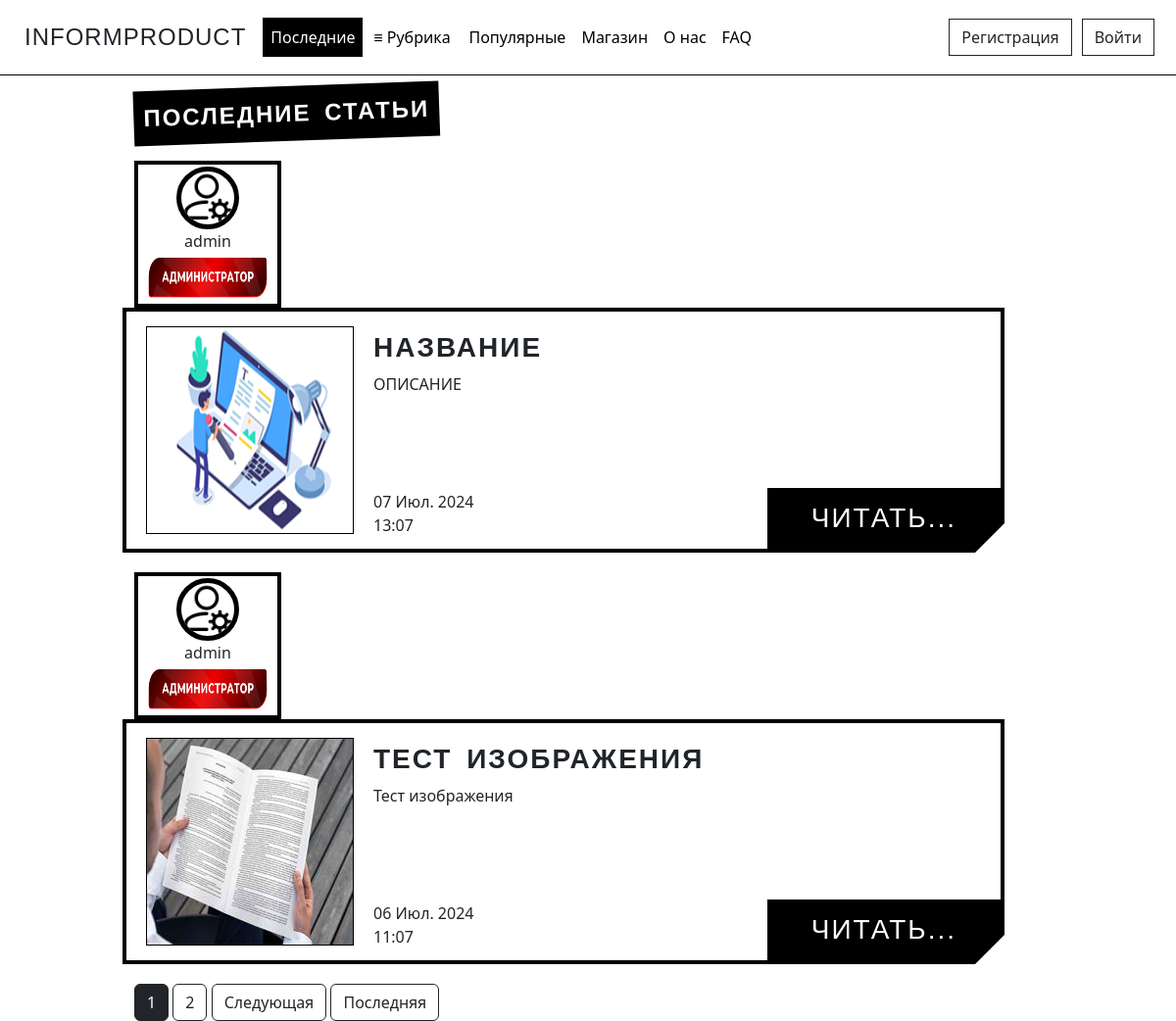
Before: / with the older database file.
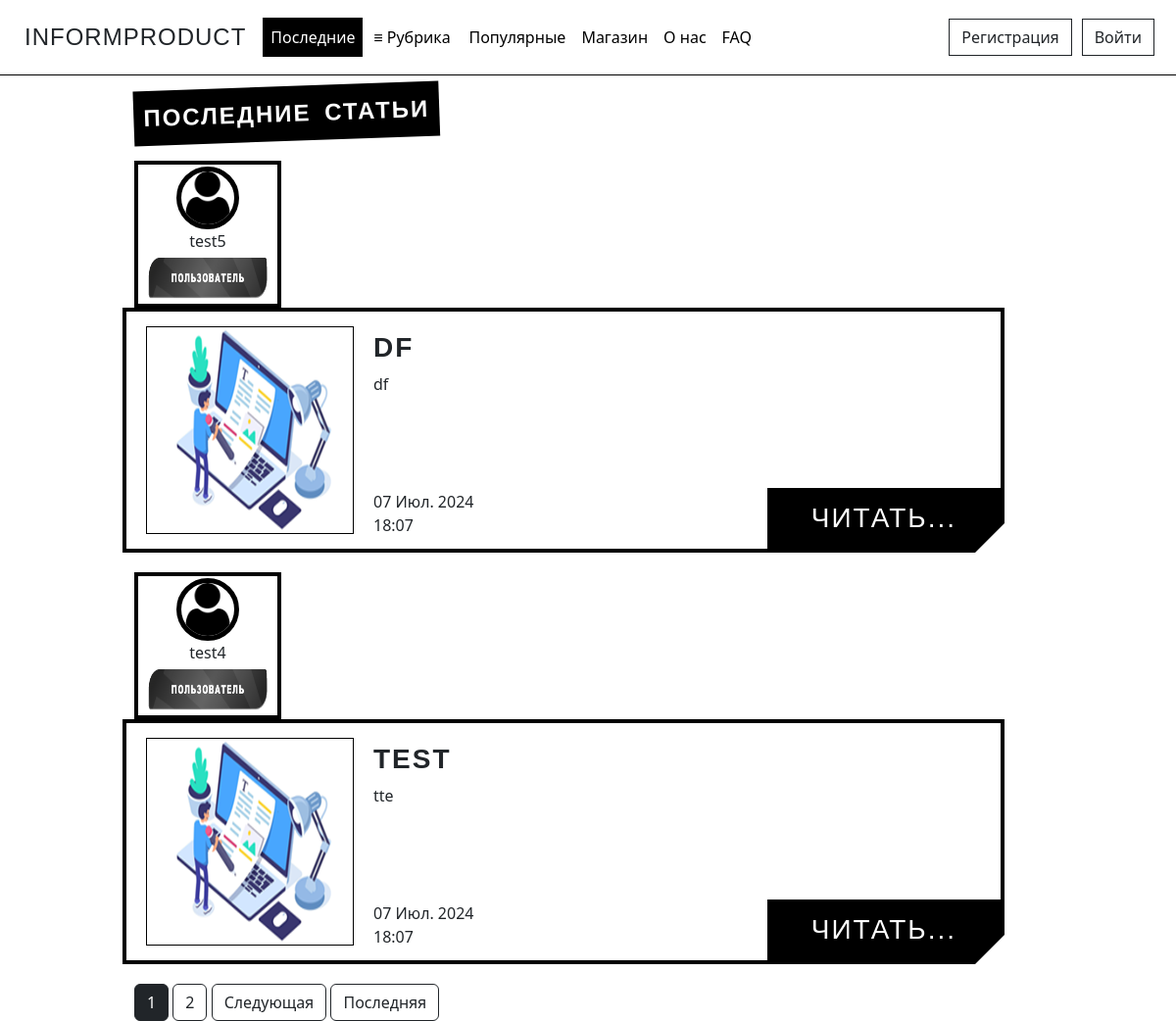
After: the same page with the newer database file.
### journal/models.py (models this page shows, shortened)
class Article(models.Model):
    CATEGORY_CHOICES = [
        ('Category №1', 'Рубрика №1'),
        ('Category №2', 'Рубрика №2'),
        ('Category №3', 'Рубрика №3'),
        ('Category №4', 'Рубрика №4'),
        ('Category №5', 'Рубрика №5'),
    ]
    title = models.CharField('Название', max_length=100)
    description = models.TextField('Описание')
    text = models.TextField('Основной текст')
    category = models.CharField(max_length=50, verbose_name='Рубрика', choices=CATEGORY_CHOICES, default='Рубрика №1')
    author = models.ForeignKey(User, verbose_name='Автор', on_delete=models.CASCADE)
    publication = models.BooleanField('Статус публикации', default=False)
    date = models.DateTimeField('Дата', default=timezone.now)
    likes = models.IntegerField('Количество лайков', default=0)
    img = models.ImageField('Превью', default='default_preview.png', upload_to='preview_images')
    class Meta:
        verbose_name = 'Статью'
        verbose_name_plural = 'Статьи'

### users/models.py (models this page shows, shortened)
class Profile(models.Model):
    STATUS_CHOICES = {
        ('User', 'Пользователь'),
        ('User VIP', 'VIP пользователь'),
        ('Admin', 'Администратор'),
    }
    user = models.OneToOneField(User, verbose_name='Имя пользователя', on_delete=models.CASCADE)
    img = models.ImageField('Фото пользователя', default='default_user.png', upload_to='user_images')
    status = models.CharField(max_length=20, verbose_name='Статус пользователя', choices=STATUS_CHOICES, default='User')
    vip_status_expiry = models.DateTimeField(verbose_name='Окончание VIP статуса', null=True, blank=True)
    class Meta:
        verbose_name = 'Профаил'
        verbose_name_plural = 'Профайлы'

### journal/views.py (the view)
# urls.py: path('', views.HomeView.as_view(), name='home'),
class HomeView(ListView):
    model = Article
    template_name = 'journal/home.html'
    context_object_name = 'Article'
    paginate_by = 2
    def get_queryset(self):
        return Article.objects.filter(publication=True).order_by('-date')

### journal/templates/journal/home.html (shortened to what this page needs)
{% extends 'journal/base.html' %}
{% block home_active %}
  active
{% endblock %}
{% block content %}
          <div class="tilted-text font">Последние статьи</div>
          {% for article in Article %}
          <div class="alert-light">
            <div class="row">
              <div class="col-md-2">
                <a href="{% url 'user-articles' article.author %}" class="no-underline">
                  <div class="profile-container">
                    <img src="{{ article.author.profile.img.url }} " alt="{{ article.author }}" class="user_images">
                    <p>{{ article.author.username }}</p>
                    {% if article.author.profile.status == 'User' %}
                    <img src="pictures/main_page/user_label.png" alt="Badge" height="50" width="128" class="badge-image">
                    {% elif article.author.profile.status == 'Admin' %}
                    <img src="pictures/main_page/admin_label.png" alt="Badge" height="50" width="128" class="badge-image">
                    {% else %}
                    <img src="pictures/main_page/user_vip_label.png" alt="Badge" height="50" width="128" class="badge-image">
                    {% endif %}
                  </div>
                </a>
              </div>
              <div class="col-md-9 frame">
                  <div class="img-container">
                    <img src="{{ article.img.url }}">
                  </div>
                  <div class="text-container">
                      <h1 class="font"><strong>{{ article.title|striptags }}</strong></h1>
                      <p><b></b>{{ article.description|striptags|truncatechars:210 }}</p>
                      <a class="read-more font" href="{% url 'articles-detail' article.id %}">Читать...</a>
                      <p class="published-date">
                          <span class="date">{{ article.date | date:"d M. Y" }}</span>
                          <br>
                          <span class="time">{{ article.date | date:"H:m" }}</span>
                      </p>
                  </div>
              </div>
          </div>
          {% endfor %}
          {% if is_paginated %}
              {% for num in page_obj.paginator.page_range %}
                {% if num == page_obj.number %}
                  <button class ="btn btn-dark">{{ num }}</button>
                  {% elif num > page_obj.number|add:'-2' and num < page_obj.number|add:'2' %}
                    <a href="?page={{ num }}" class="btn btn-outline-dark">{{ num }}</a>
                {% endif %}
              {% endfor %}
              {% if page_obj.has_next %}
                  <a href="?page={{ page_obj.next_page_number }}" class="btn btn-outline-dark">Следующая</a>
                  <a href="?page={{ page_obj.paginator.num_pages }}" class="btn btn-outline-dark">Последняя</a>
              {% endif %}
          {% endif %}
        </div>
{% endblock %}

Changed rows visible on the page:
no longer on this page (row unchanged): Article: author.profile.img (picture), author.username "admin", img (placeholder picture), title "НАЗВАНИЕ", description "ОПИСАНИЕ", date "07 Июл. 2024", date "13:07"
no longer on this page (row unchanged): Article: author.profile.img (picture), author.username "admin", img (picture), title "ТЕСТ ИЗОБРАЖЕНИЯ", description "Тест изображения", date "06 Июл. 2024", date "11:07"
added Article: author.profile.img (placeholder picture), author.username "test5", img (placeholder picture), title "DF", description "df", date "07 Июл. 2024", date "18:07"
added Article: author.profile.img (placeholder picture), author.username "test4", img (placeholder picture), title "TEST", description "tte", date "07 Июл. 2024", date "18:07"
